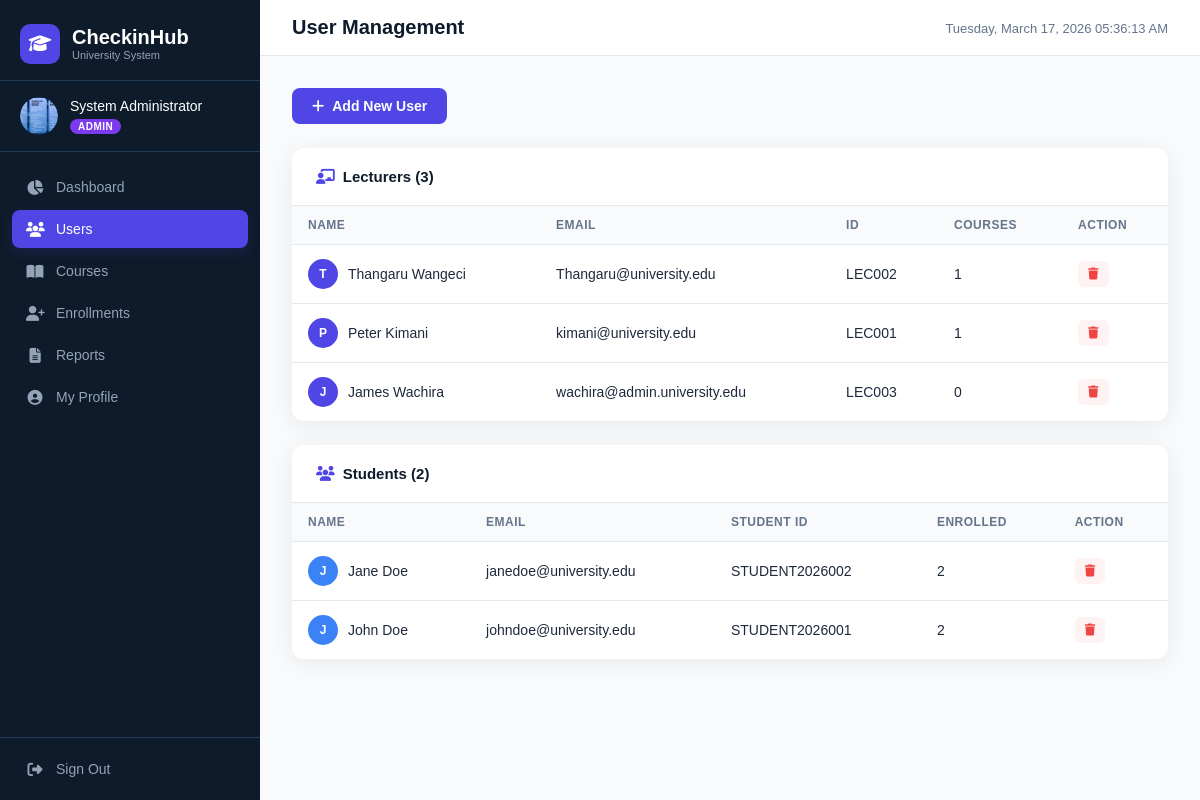
/admin/users (signed in), run on an earlier commit of the app's database.
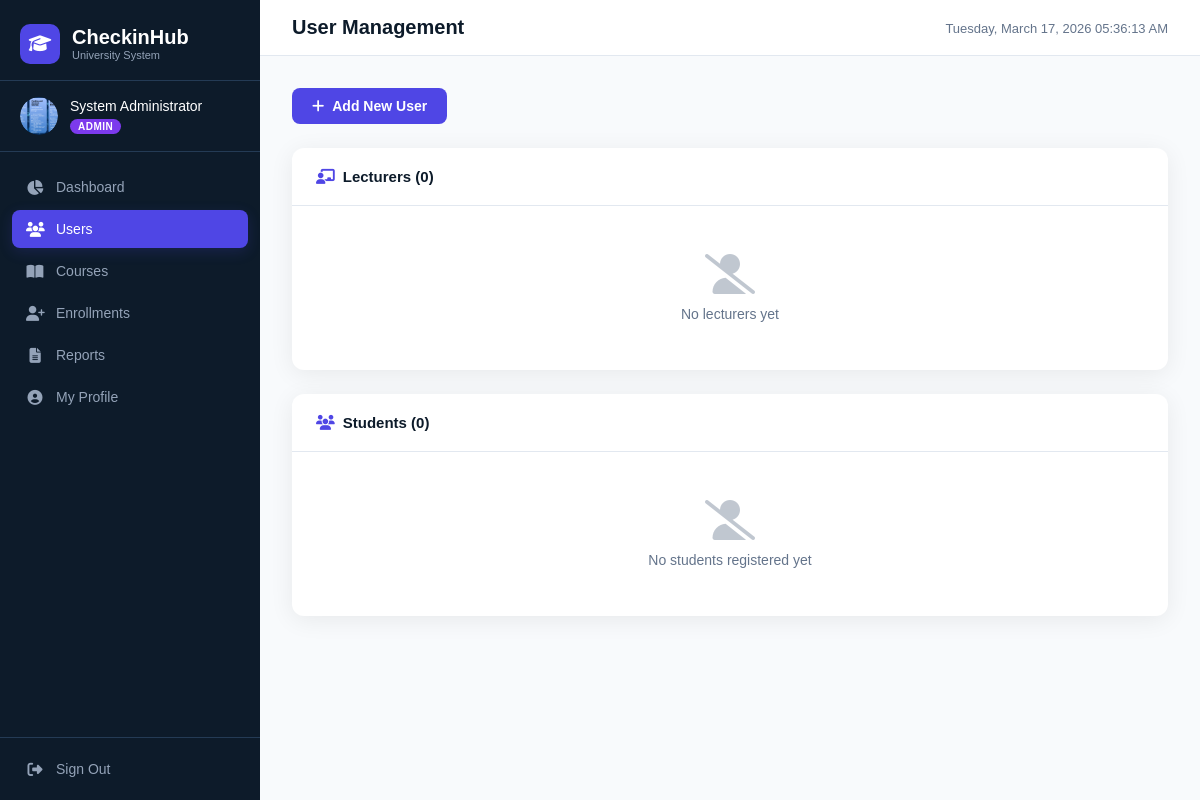
And on a later commit of the database.
### app/models/user_model.py (models this page shows, shortened)
class User(UserMixin, db.Model):
    __tablename__ = 'users'
    id = db.Column(db.Integer, primary_key=True)
    full_name = db.Column(db.String(150), nullable=False)
    email = db.Column(db.String(150), unique=True, nullable=False)
    student_id = db.Column(db.String(50), unique=True, nullable=True)
    password_hash = db.Column(db.String(256), nullable=False)
    role = db.Column(db.String(20), nullable=False, default='student')  # admin, lecturer, student
    is_active = db.Column(db.Boolean, default=True)
    profile_picture = db.Column(db.String(300), nullable=True)
    bio = db.Column(db.String(300), nullable=True)
    phone = db.Column(db.String(30), nullable=True)
    created_at = db.Column(db.DateTime, default=datetime.utcnow)
    enrollments = db.relationship(
        'Enrollment',
        backref='student',
        lazy='dynamic',
        cascade='all, delete-orphan',
        foreign_keys='Enrollment.student_id'
    )
    attendance_records = db.relationship(
        'AttendanceRecord',
        backref='student',
        lazy='dynamic',
        cascade='all, delete-orphan'
    )
    courses_teaching = db.relationship(
        'Course',
        backref='lecturer',
        lazy='dynamic',
        foreign_keys='Course.lecturer_id'
    )

### app/routes/admin_routes.py (the view)
@admin_bp.route('/users')
@login_required
@role_required('admin')
def users():
    students = User.query.filter_by(role='student').all()
    lecturers = User.query.filter_by(role='lecturer').all()
    return render_template('admin/users.html', students=students, lecturers=lecturers)

### app/models/user_model.py (called while the page is built)
@login_manager.user_loader
def load_user(user_id):
    return User.query.get(int(user_id))

### app/utils/helpers.py (called while the page is built)
def role_required(*roles):
    def decorator(f):
        @wraps(f)
        def decorated_function(*args, **kwargs):
            if not current_user.is_authenticated:
                return redirect(url_for('auth.login'))
            if current_user.role not in roles:
                flash('Access denied. Insufficient permissions.', 'danger')
                return redirect(url_for('auth.login'))
            return f(*args, **kwargs)
        return decorated_function
    return decorator

### app/templates/admin/users.html (shortened to what this page needs)
{% extends 'base.html' %}
{% block page_title %}User Management{% endblock %}
{% block content %}
<div class="page-actions">
  <a href="{{ url_for('admin.create_user') }}" class="btn-primary"><i class="fas fa-plus"></i> Add New User</a>
</div>
<div class="section-card">
  <div class="section-header">
    <h3><i class="fas fa-chalkboard-teacher"></i> Lecturers ({{ lecturers|length }})</h3>
  </div>
  {% if lecturers %}
  <table class="data-table">
    <thead>
      <tr>
        <th>Name</th>
        <th>Email</th>
        <th>ID</th>
        <th>Courses</th>
        <th>Action</th>
      </tr>
    </thead>
    <tbody>
      {% for u in lecturers %}
      <tr>
        <td>
          <div class="user-cell">
            <div class="mini-avatar">{{ u.full_name[0] }}</div>{{ u.full_name }}
          </div>
        </td>
        <td>{{ u.email }}</td>
        <td>{{ u.student_id or '—' }}</td>
        <td>{{ u.courses_teaching.count() }}</td>
        <td>
          <form method="POST" action="{{ url_for('admin.delete_user', user_id=u.id) }}"
            onsubmit="return confirm('Delete this user?')"><button type="submit" class="btn-danger-sm"><i
                class="fas fa-trash"></i></button></form>
        </td>
      </tr>
      {% endfor %}
    </tbody>
  </table>
  {% else %}<div class="empty-state"><i class="fas fa-user-slash"></i>
    <p>No lecturers yet</p>
  </div>{% endif %}
</div>
<div class="section-card">
  <div class="section-header">
    <h3><i class="fas fa-users"></i> Students ({{ students|length }})</h3>
  </div>
  {% if students %}
  <table class="data-table">
    <thead>
      <tr>
        <th>Name</th>
        <th>Email</th>
        <th>Student ID</th>
        <th>Enrolled</th>
        <th>Action</th>
      </tr>
    </thead>
    <tbody>
      {% for u in students %}
      <tr>
        <td>
          <div class="user-cell">
            <div class="mini-avatar student">{{ u.full_name[0] }}</div>{{ u.full_name }}
          </div>
        </td>
        <td>{{ u.email }}</td>
        <td>{{ u.student_id or '—' }}</td>
        <td>{{ u.enrollments.count() }}</td>
        <td>
          <form method="POST" action="{{ url_for('admin.delete_user', user_id=u.id) }}"
            onsubmit="return confirm('Delete this user?')"><button type="submit" class="btn-danger-sm"><i
                class="fas fa-trash"></i></button></form>
        </td>
      </tr>
      {% endfor %}
    </tbody>
  </table>
  {% else %}<div class="empty-state"><i class="fas fa-user-slash"></i>
    <p>No students registered yet</p>
  </div>{% endif %}
</div>
{% endblock %}

What changed in the data, as far as the page shows it:
removed User: full_name "T", full_name "Thangaru Wangeci", email "Thangaru@university.edu", student "LEC002", courses_teaching.count "1", shown under "Lecturers (3)"
removed User: full_name "P", full_name "Peter Kimani", email "kimani@university.edu", student "LEC001", courses_teaching.count "1", shown under "Lecturers (3)"
removed User: full_name "J", full_name "James Wachira", email "wachira@admin.university.edu", student "LEC003", courses_teaching.count "0", shown under "Lecturers (3)"
removed User: full_name "J", full_name "Jane Doe", email "janedoe@university.edu", student "STUDENT2026002", enrollments.count "2", shown under "Students (2)"
removed User: full_name "J", full_name "John Doe", email "johndoe@university.edu", student "STUDENT2026001", enrollments.count "2", shown under "Students (2)"
Also different on the page:
{{ lecturers|length }}: "3" → "0"
{{ students|length }}: "2" → "0"
text no longer shown: "NAME EMAIL ID COURSES ACTION NAME EMAIL STUDENT ID ENROLLED ACTION"
text now shown: "No lecturers yet No students registered yet"
